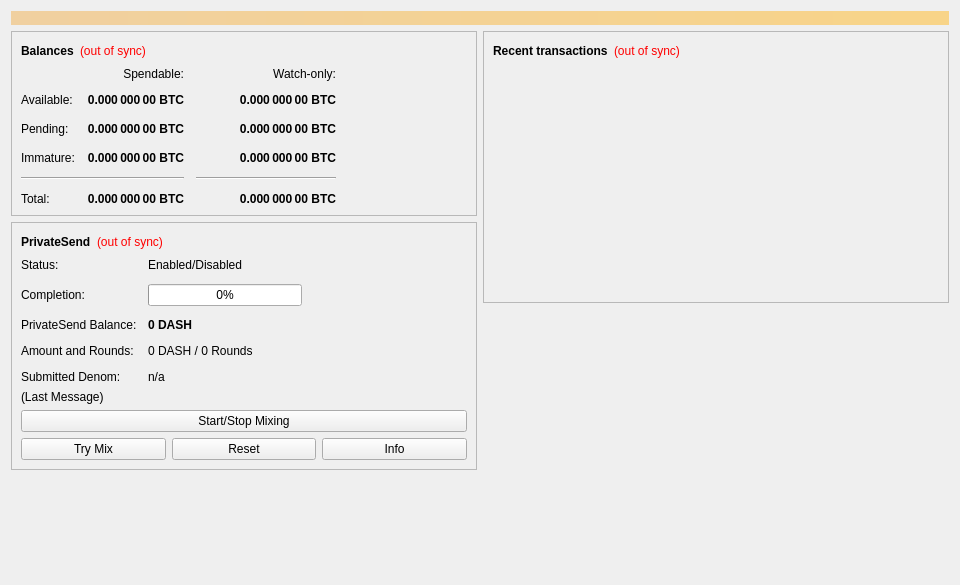
<?xml version="1.0" encoding="UTF-8"?>
<ui version="4.0">
 <class>OverviewPage</class>
 <widget class="QWidget" name="OverviewPage">
  <property name="geometry">
   <rect>
    <x>0</x>
    <y>0</y>
    <width>960</width>
    <height>585</height>
   </rect>
  </property>
  <property name="minimumSize">
   <size>
    <width>960</width>
    <height>0</height>
   </size>
  </property>
  <property name="windowTitle">
   <string>Form</string>
  </property>
  <layout class="QVBoxLayout" name="topLayout">
   <item>
    <widget class="QLabel" name="labelAlerts">
     <property name="visible">
      <bool>false</bool>
     </property>
     <property name="styleSheet">
      <string notr="true">QLabel { background-color: qlineargradient(x1: 0, y1: 0, x2: 1, y2: 0, stop:0 #F0D0A0, stop:1 #F8D488); color:#000000; }</string>
     </property>
     <property name="wordWrap">
      <bool>true</bool>
     </property>
     <property name="margin">
      <number>3</number>
     </property>
     <property name="textInteractionFlags">
      <set>Qt::TextSelectableByMouse</set>
     </property>
    </widget>
   </item>
   <item>
    <layout class="QHBoxLayout" name="horizontalLayout" stretch="1,1">
     <item>
      <layout class="QVBoxLayout" name="verticalLayout_2">
       <item>
        <widget class="QFrame" name="frame">
         <property name="frameShape">
          <enum>QFrame::StyledPanel</enum>
         </property>
         <property name="frameShadow">
          <enum>QFrame::Raised</enum>
         </property>
         <layout class="QVBoxLayout" name="verticalLayout_4">
          <item>
           <layout class="QHBoxLayout" name="horizontalLayout_4">
            <item>
             <widget class="QLabel" name="label_5">
              <property name="font">
               <font>
                <weight>75</weight>
                <bold>true</bold>
               </font>
              </property>
              <property name="text">
               <string>Balances</string>
              </property>
             </widget>
            </item>
            <item>
             <widget class="QLabel" name="labelWalletStatus">
              <property name="toolTip">
               <string>The displayed information may be out of date. Your wallet automatically synchronizes with the Digitalcoin network after a connection is established, but this process has not completed yet.</string>
              </property>
              <property name="styleSheet">
               <string notr="true">QLabel { color: red; }</string>
              </property>
              <property name="text">
               <string notr="true">(out of sync)</string>
              </property>
              <property name="alignment">
               <set>Qt::AlignLeading|Qt::AlignLeft|Qt::AlignVCenter</set>
              </property>
             </widget>
            </item>
            <item>
             <spacer name="horizontalSpacer_3">
              <property name="orientation">
               <enum>Qt::Horizontal</enum>
              </property>
              <property name="sizeHint" stdset="0">
               <size>
                <width>40</width>
                <height>20</height>
               </size>
              </property>
             </spacer>
            </item>
           </layout>
          </item>
          <item>
           <layout class="QGridLayout" name="gridLayout">
            <property name="spacing">
             <number>12</number>
            </property>
            <item row="2" column="2">
             <widget class="QLabel" name="labelWatchPending">
              <property name="font">
               <font>
                <weight>75</weight>
                <bold>true</bold>
               </font>
              </property>
              <property name="cursor">
               <cursorShape>IBeamCursor</cursorShape>
              </property>
              <property name="toolTip">
               <string>Unconfirmed transactions to watch-only addresses</string>
              </property>
              <property name="text">
               <string notr="true">0.000 000 00 BTC</string>
              </property>
              <property name="alignment">
               <set>Qt::AlignRight|Qt::AlignTrailing|Qt::AlignVCenter</set>
              </property>
              <property name="textInteractionFlags">
               <set>Qt::LinksAccessibleByMouse|Qt::TextSelectableByKeyboard|Qt::TextSelectableByMouse</set>
              </property>
             </widget>
            </item>
            <item row="2" column="1">
             <widget class="QLabel" name="labelUnconfirmed">
              <property name="font">
               <font>
                <weight>75</weight>
                <bold>true</bold>
               </font>
              </property>
              <property name="cursor">
               <cursorShape>IBeamCursor</cursorShape>
              </property>
              <property name="toolTip">
               <string>Total of transactions that have yet to be confirmed, and do not yet count toward the spendable balance</string>
              </property>
              <property name="text">
               <string notr="true">0.000 000 00 BTC</string>
              </property>
              <property name="alignment">
               <set>Qt::AlignRight|Qt::AlignTrailing|Qt::AlignVCenter</set>
              </property>
              <property name="textInteractionFlags">
               <set>Qt::LinksAccessibleByMouse|Qt::TextSelectableByKeyboard|Qt::TextSelectableByMouse</set>
              </property>
             </widget>
            </item>
            <item row="3" column="2">
             <widget class="QLabel" name="labelWatchImmature">
              <property name="font">
               <font>
                <weight>75</weight>
                <bold>true</bold>
               </font>
              </property>
              <property name="cursor">
               <cursorShape>IBeamCursor</cursorShape>
              </property>
              <property name="toolTip">
               <string>Mined balance in watch-only addresses that has not yet matured</string>
              </property>
              <property name="text">
               <string notr="true">0.000 000 00 BTC</string>
              </property>
              <property name="alignment">
               <set>Qt::AlignRight|Qt::AlignTrailing|Qt::AlignVCenter</set>
              </property>
              <property name="textInteractionFlags">
               <set>Qt::LinksAccessibleByMouse|Qt::TextSelectableByKeyboard|Qt::TextSelectableByMouse</set>
              </property>
             </widget>
            </item>
            <item row="4" column="0" colspan="2">
             <widget class="Line" name="lineSpendableBalance">
              <property name="orientation">
               <enum>Qt::Horizontal</enum>
              </property>
             </widget>
            </item>
            <item row="4" column="2">
             <widget class="Line" name="lineWatchBalance">
              <property name="sizePolicy">
               <sizepolicy hsizetype="Preferred" vsizetype="Fixed">
                <horstretch>0</horstretch>
                <verstretch>0</verstretch>
               </sizepolicy>
              </property>
              <property name="minimumSize">
               <size>
                <width>140</width>
                <height>0</height>
               </size>
              </property>
              <property name="orientation">
               <enum>Qt::Horizontal</enum>
              </property>
             </widget>
            </item>
            <item row="5" column="0">
             <widget class="QLabel" name="labelTotalText">
              <property name="text">
               <string>Total:</string>
              </property>
             </widget>
            </item>
            <item row="3" column="1">
             <widget class="QLabel" name="labelImmature">
              <property name="font">
               <font>
                <weight>75</weight>
                <bold>true</bold>
               </font>
              </property>
              <property name="cursor">
               <cursorShape>IBeamCursor</cursorShape>
              </property>
              <property name="toolTip">
               <string>Mined balance that has not yet matured</string>
              </property>
              <property name="text">
               <string notr="true">0.000 000 00 BTC</string>
              </property>
              <property name="alignment">
               <set>Qt::AlignRight|Qt::AlignTrailing|Qt::AlignVCenter</set>
              </property>
              <property name="textInteractionFlags">
               <set>Qt::LinksAccessibleByMouse|Qt::TextSelectableByKeyboard|Qt::TextSelectableByMouse</set>
              </property>
             </widget>
            </item>
            <item row="2" column="3">
             <spacer name="horizontalSpacer_2">
              <property name="orientation">
               <enum>Qt::Horizontal</enum>
              </property>
              <property name="sizeHint" stdset="0">
               <size>
                <width>40</width>
                <height>20</height>
               </size>
              </property>
             </spacer>
            </item>
            <item row="3" column="0">
             <widget class="QLabel" name="labelImmatureText">
              <property name="text">
               <string>Immature:</string>
              </property>
             </widget>
            </item>
            <item row="5" column="1">
             <widget class="QLabel" name="labelTotal">
              <property name="font">
               <font>
                <weight>75</weight>
                <bold>true</bold>
               </font>
              </property>
              <property name="cursor">
               <cursorShape>IBeamCursor</cursorShape>
              </property>
              <property name="toolTip">
               <string>Your current total balance</string>
              </property>
              <property name="text">
               <string notr="true">0.000 000 00 BTC</string>
              </property>
              <property name="alignment">
               <set>Qt::AlignRight|Qt::AlignTrailing|Qt::AlignVCenter</set>
              </property>
              <property name="textInteractionFlags">
               <set>Qt::LinksAccessibleByMouse|Qt::TextSelectableByKeyboard|Qt::TextSelectableByMouse</set>
              </property>
             </widget>
            </item>
            <item row="5" column="2">
             <widget class="QLabel" name="labelWatchTotal">
              <property name="font">
               <font>
                <weight>75</weight>
                <bold>true</bold>
               </font>
              </property>
              <property name="cursor">
               <cursorShape>IBeamCursor</cursorShape>
              </property>
              <property name="toolTip">
               <string>Current total balance in watch-only addresses</string>
              </property>
              <property name="text">
               <string notr="true">0.000 000 00 BTC</string>
              </property>
              <property name="alignment">
               <set>Qt::AlignRight|Qt::AlignTrailing|Qt::AlignVCenter</set>
              </property>
              <property name="textInteractionFlags">
               <set>Qt::LinksAccessibleByMouse|Qt::TextSelectableByKeyboard|Qt::TextSelectableByMouse</set>
              </property>
             </widget>
            </item>
            <item row="0" column="2">
             <widget class="QLabel" name="labelWatchonly">
              <property name="text">
               <string>Watch-only:</string>
              </property>
              <property name="alignment">
               <set>Qt::AlignRight|Qt::AlignTrailing|Qt::AlignVCenter</set>
              </property>
             </widget>
            </item>
            <item row="1" column="0">
             <widget class="QLabel" name="labelBalanceText">
              <property name="text">
               <string>Available:</string>
              </property>
             </widget>
            </item>
            <item row="1" column="1">
             <widget class="QLabel" name="labelBalance">
              <property name="font">
               <font>
                <weight>75</weight>
                <bold>true</bold>
               </font>
              </property>
              <property name="cursor">
               <cursorShape>IBeamCursor</cursorShape>
              </property>
              <property name="toolTip">
               <string>Your current spendable balance</string>
              </property>
              <property name="text">
               <string notr="true">0.000 000 00 BTC</string>
              </property>
              <property name="alignment">
               <set>Qt::AlignRight|Qt::AlignTrailing|Qt::AlignVCenter</set>
              </property>
              <property name="textInteractionFlags">
               <set>Qt::LinksAccessibleByMouse|Qt::TextSelectableByKeyboard|Qt::TextSelectableByMouse</set>
              </property>
             </widget>
            </item>
            <item row="1" column="2">
             <widget class="QLabel" name="labelWatchAvailable">
              <property name="font">
               <font>
                <weight>75</weight>
                <bold>true</bold>
               </font>
              </property>
              <property name="cursor">
               <cursorShape>IBeamCursor</cursorShape>
              </property>
              <property name="toolTip">
               <string>Your current balance in watch-only addresses</string>
              </property>
              <property name="text">
               <string notr="true">0.000 000 00 BTC</string>
              </property>
              <property name="alignment">
               <set>Qt::AlignRight|Qt::AlignTrailing|Qt::AlignVCenter</set>
              </property>
              <property name="textInteractionFlags">
               <set>Qt::LinksAccessibleByMouse|Qt::TextSelectableByKeyboard|Qt::TextSelectableByMouse</set>
              </property>
             </widget>
            </item>
            <item row="2" column="0">
             <widget class="QLabel" name="labelPendingText">
              <property name="text">
               <string>Pending:</string>
              </property>
             </widget>
            </item>
            <item row="0" column="1">
             <widget class="QLabel" name="labelSpendable">
              <property name="text">
               <string>Spendable:</string>
              </property>
              <property name="alignment">
               <set>Qt::AlignRight|Qt::AlignTrailing|Qt::AlignVCenter</set>
              </property>
             </widget>
            </item>
           </layout>
          </item>
         </layout>
        </widget>
       </item>
       <item>
        <widget class="QFrame" name="framePrivateSend">
         <property name="layoutDirection">
          <enum>Qt::LeftToRight</enum>
         </property>
         <property name="frameShape">
          <enum>QFrame::StyledPanel</enum>
         </property>
         <property name="frameShadow">
          <enum>QFrame::Raised</enum>
         </property>
         <layout class="QVBoxLayout" name="VerticalLayout_PS1">
          <item>
           <layout class="QHBoxLayout" name="horizontalLayout_5">
            <item>
             <widget class="QLabel" name="labelPrivateSendHeader">
              <property name="font">
               <font>
                <weight>75</weight>
                <bold>true</bold>
               </font>
              </property>
              <property name="text">
               <string>PrivateSend</string>
              </property>
             </widget>
            </item>
            <item>
             <widget class="QLabel" name="labelPrivateSendSyncStatus">
              <property name="toolTip">
               <string>The displayed information may be out of date. Your wallet automatically synchronizes with the Digitalcoin network after a connection is established, but this process has not completed yet.</string>
              </property>
              <property name="styleSheet">
               <string notr="true">QLabel { color: red; }</string>
              </property>
              <property name="text">
               <string notr="true">(out of sync)</string>
              </property>
              <property name="alignment">
               <set>Qt::AlignLeading|Qt::AlignLeft|Qt::AlignVCenter</set>
              </property>
             </widget>
            </item>
            <item>
             <spacer name="horizontalSpacer_4">
              <property name="orientation">
               <enum>Qt::Horizontal</enum>
              </property>
              <property name="sizeHint" stdset="0">
               <size>
                <width>40</width>
                <height>20</height>
               </size>
              </property>
             </spacer>
            </item>
           </layout>
          </item>
          <item>
           <layout class="QFormLayout" name="privateSendFormLayout">
            <property name="fieldGrowthPolicy">
             <enum>QFormLayout::AllNonFixedFieldsGrow</enum>
            </property>
            <property name="horizontalSpacing">
             <number>11</number>
            </property>
            <property name="verticalSpacing">
             <number>12</number>
            </property>
            <item row="0" column="0">
             <widget class="QLabel" name="labelPrivateSendEnabledText">
              <property name="text">
               <string>Status:</string>
              </property>
             </widget>
            </item>
            <item row="0" column="1">
             <widget class="QLabel" name="labelPrivateSendEnabled">
              <property name="text">
               <string>Enabled/Disabled</string>
              </property>
             </widget>
            </item>
            <item row="1" column="0">
             <widget class="QLabel" name="labelCompletitionText">
              <property name="text">
               <string>Completion:</string>
              </property>
             </widget>
            </item>
            <item row="1" column="1">
             <widget class="QProgressBar" name="privateSendProgress">
              <property name="maximumSize">
               <size>
                <width>154</width>
                <height>16777215</height>
               </size>
              </property>
              <property name="value">
               <number>0</number>
              </property>
             </widget>
            </item>
            <item row="2" column="0">
             <widget class="QLabel" name="labelAnonymizedText">
              <property name="text">
               <string>PrivateSend Balance:</string>
              </property>
             </widget>
            </item>
            <item row="2" column="1">
             <widget class="QLabel" name="labelAnonymized">
              <property name="font">
               <font>
                <weight>75</weight>
                <bold>true</bold>
               </font>
              </property>
              <property name="text">
               <string notr="true">0 DASH</string>
              </property>
             </widget>
            </item>
            <item row="3" column="0">
             <widget class="QLabel" name="labelAmountAndRoundsText">
              <property name="text">
               <string>Amount and Rounds:</string>
              </property>
             </widget>
            </item>
            <item row="3" column="1">
             <widget class="QLabel" name="labelAmountRounds">
              <property name="text">
               <string>0 DASH / 0 Rounds</string>
              </property>
             </widget>
            </item>
            <item row="4" column="0">
             <widget class="QLabel" name="labelSubmittedDenomText">
              <property name="text">
               <string>Submitted Denom:</string>
              </property>
             </widget>
            </item>
            <item row="4" column="1">
             <widget class="QLabel" name="labelSubmittedDenom">
              <property name="toolTip">
               <string>The denominations you submitted to the Masternode.&lt;br&gt;To mix, other users must submit the exact same denominations.</string>
              </property>
              <property name="text">
               <string>n/a</string>
              </property>
             </widget>
            </item>
           </layout>
          </item>
          <item>
           <layout class="QVBoxLayout" name="VerticalLayout_PS">
            <item>
             <widget class="QLabel" name="labelPrivateSendLastMessage">
              <property name="text">
               <string>(Last Message)</string>
              </property>
              <property name="alignment">
               <set>Qt::AlignLeading|Qt::AlignLeft|Qt::AlignTop</set>
              </property>
              <property name="wordWrap">
               <bool>true</bool>
              </property>
             </widget>
            </item>
            <item>
             <widget class="QPushButton" name="togglePrivateSend">
              <property name="sizePolicy">
               <sizepolicy hsizetype="MinimumExpanding" vsizetype="Fixed">
                <horstretch>0</horstretch>
                <verstretch>0</verstretch>
               </sizepolicy>
              </property>
              <property name="text">
               <string>Start/Stop Mixing</string>
              </property>
             </widget>
            </item>
            <item>
             <layout class="QHBoxLayout" name="horizontalLayout_debugbuttons">
              <item>
               <widget class="QPushButton" name="privateSendAuto">
                <property name="sizePolicy">
                 <sizepolicy hsizetype="MinimumExpanding" vsizetype="Fixed">
                  <horstretch>0</horstretch>
                  <verstretch>0</verstretch>
                 </sizepolicy>
                </property>
                <property name="toolTip">
                 <string>Try to manually submit a PrivateSend request.</string>
                </property>
                <property name="text">
                 <string>Try Mix</string>
                </property>
               </widget>
              </item>
              <item>
               <widget class="QPushButton" name="privateSendReset">
                <property name="sizePolicy">
                 <sizepolicy hsizetype="MinimumExpanding" vsizetype="Fixed">
                  <horstretch>0</horstretch>
                  <verstretch>0</verstretch>
                 </sizepolicy>
                </property>
                <property name="toolTip">
                 <string>Reset the current status of PrivateSend (can interrupt PrivateSend if it's in the process of Mixing, which can cost you money!)</string>
                </property>
                <property name="autoFillBackground">
                 <bool>false</bool>
                </property>
                <property name="text">
                 <string>Reset</string>
                </property>
               </widget>
              </item>
              <item>
               <widget class="QPushButton" name="privateSendInfo">
                <property name="sizePolicy">
                 <sizepolicy hsizetype="MinimumExpanding" vsizetype="Fixed">
                  <horstretch>0</horstretch>
                  <verstretch>0</verstretch>
                 </sizepolicy>
                </property>
                <property name="toolTip">
                 <string>Information about PrivateSend and Mixing</string>
                </property>
                <property name="text">
                 <string>Info</string>
                </property>
               </widget>
              </item>
             </layout>
            </item>
           </layout>
          </item>
         </layout>
        </widget>
       </item>
       <item>
        <spacer name="verticalSpacer">
         <property name="orientation">
          <enum>Qt::Vertical</enum>
         </property>
         <property name="sizeHint" stdset="0">
          <size>
           <width>20</width>
           <height>40</height>
          </size>
         </property>
        </spacer>
       </item>
      </layout>
     </item>
     <item>
      <layout class="QVBoxLayout" name="verticalLayout_3">
       <item>
        <widget class="QFrame" name="frame_2">
         <property name="frameShape">
          <enum>QFrame::StyledPanel</enum>
         </property>
         <property name="frameShadow">
          <enum>QFrame::Raised</enum>
         </property>
         <layout class="QVBoxLayout" name="verticalLayout">
          <item>
           <layout class="QHBoxLayout" name="horizontalLayout_2">
            <item>
             <widget class="QLabel" name="label_4">
              <property name="font">
               <font>
                <weight>75</weight>
                <bold>true</bold>
               </font>
              </property>
              <property name="text">
               <string>Recent transactions</string>
              </property>
             </widget>
            </item>
            <item>
             <widget class="QLabel" name="labelTransactionsStatus">
              <property name="toolTip">
               <string>The displayed information may be out of date. Your wallet automatically synchronizes with the Digitalcoin network after a connection is established, but this process has not completed yet.</string>
              </property>
              <property name="styleSheet">
               <string notr="true">QLabel { color: red; }</string>
              </property>
              <property name="text">
               <string notr="true">(out of sync)</string>
              </property>
              <property name="alignment">
               <set>Qt::AlignLeading|Qt::AlignLeft|Qt::AlignVCenter</set>
              </property>
             </widget>
            </item>
            <item>
             <spacer name="horizontalSpacer">
              <property name="orientation">
               <enum>Qt::Horizontal</enum>
              </property>
              <property name="sizeHint" stdset="0">
               <size>
                <width>40</width>
                <height>20</height>
               </size>
              </property>
             </spacer>
            </item>
           </layout>
          </item>
          <item>
           <widget class="QListView" name="listTransactions">
            <property name="styleSheet">
             <string notr="true">QListView { background: transparent; }</string>
            </property>
            <property name="frameShape">
             <enum>QFrame::NoFrame</enum>
            </property>
            <property name="verticalScrollBarPolicy">
             <enum>Qt::ScrollBarAlwaysOff</enum>
            </property>
            <property name="horizontalScrollBarPolicy">
             <enum>Qt::ScrollBarAlwaysOff</enum>
            </property>
            <property name="selectionMode">
             <enum>QAbstractItemView::NoSelection</enum>
            </property>
           </widget>
          </item>
         </layout>
        </widget>
       </item>
       <item>
        <spacer name="verticalSpacer_2">
         <property name="orientation">
          <enum>Qt::Vertical</enum>
         </property>
         <property name="sizeHint" stdset="0">
          <size>
           <width>20</width>
           <height>40</height>
          </size>
         </property>
        </spacer>
       </item>
      </layout>
     </item>
    </layout>
   </item>
  </layout>
 </widget>
 <resources/>
 <connections/>
</ui>
